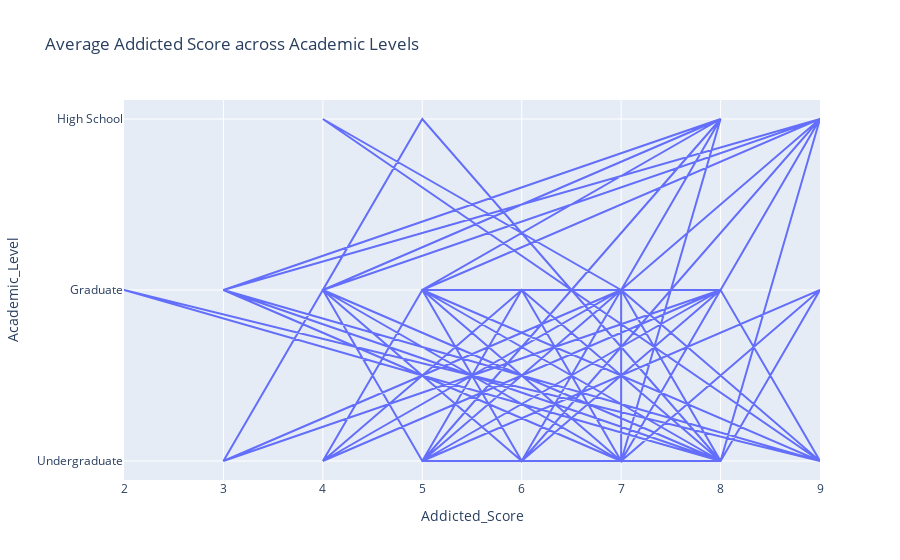

This figure's notebook cell:
### Markdown cell above
# 📊 Average Daily Social Media Usage by Academic Level  
Displays a bar chart comparing average daily social media usage among students at different academic levels.

### Code cell
fig2 = px.line(df, y='Academic_Level', x='Addicted_Score', title='Average Addicted Score across Academic Levels')
fig2.show()

### Figure 1 — Plotly figure (JSON) as saved in the notebook; plotly's stock layout.template omitted (floating-point values rounded to 4 significant figures; data arrays with more than 128 entries replaced by an {"elided": "..."} marker saying what was removed)
{"data": [{"hovertemplate": "Addicted_Score=%{x}<br>Academic_Level=%{y}<extra></extra>", "legendgroup": "", "line": {"color": "#636efa", "dash": "solid"}, "marker": {"symbol": "circle"}, "mode": "lines", "name": "", "orientation": "h", "showlegend": false, "type": "scatter", "x": {"elided": "705 int values"}, "xaxis": "x", "y": {"elided": "705 str values"}, "yaxis": "y"}], "layout": {"legend": {"tracegroupgap": 0}, "title": {"text": "Average Addicted Score across Academic Levels"}, "xaxis": {"anchor": "y", "domain": [0, 1], "title": {"text": "Addicted_Score"}}, "yaxis": {"anchor": "x", "domain": [0, 1], "title": {"text": "Academic_Level"}}}}
